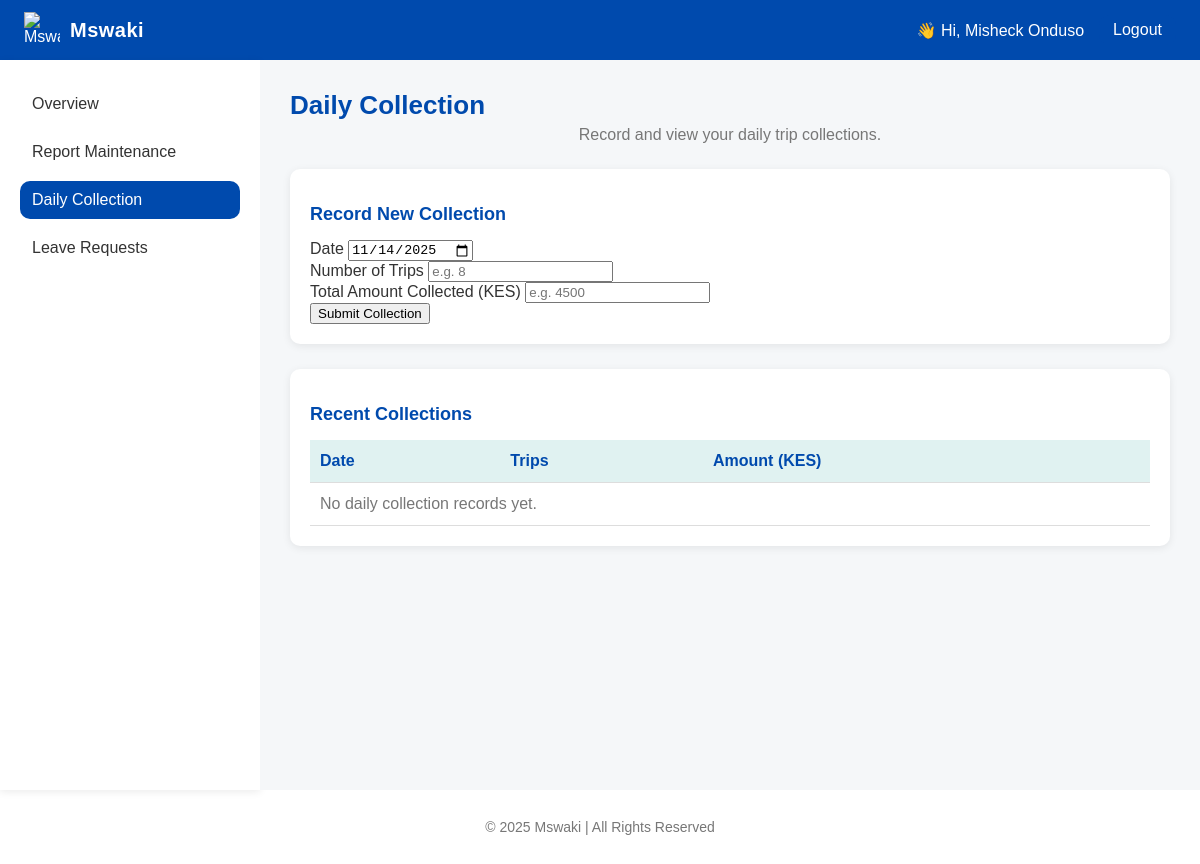
Page /driver/daily_collection (signed in) on the earlier database version.
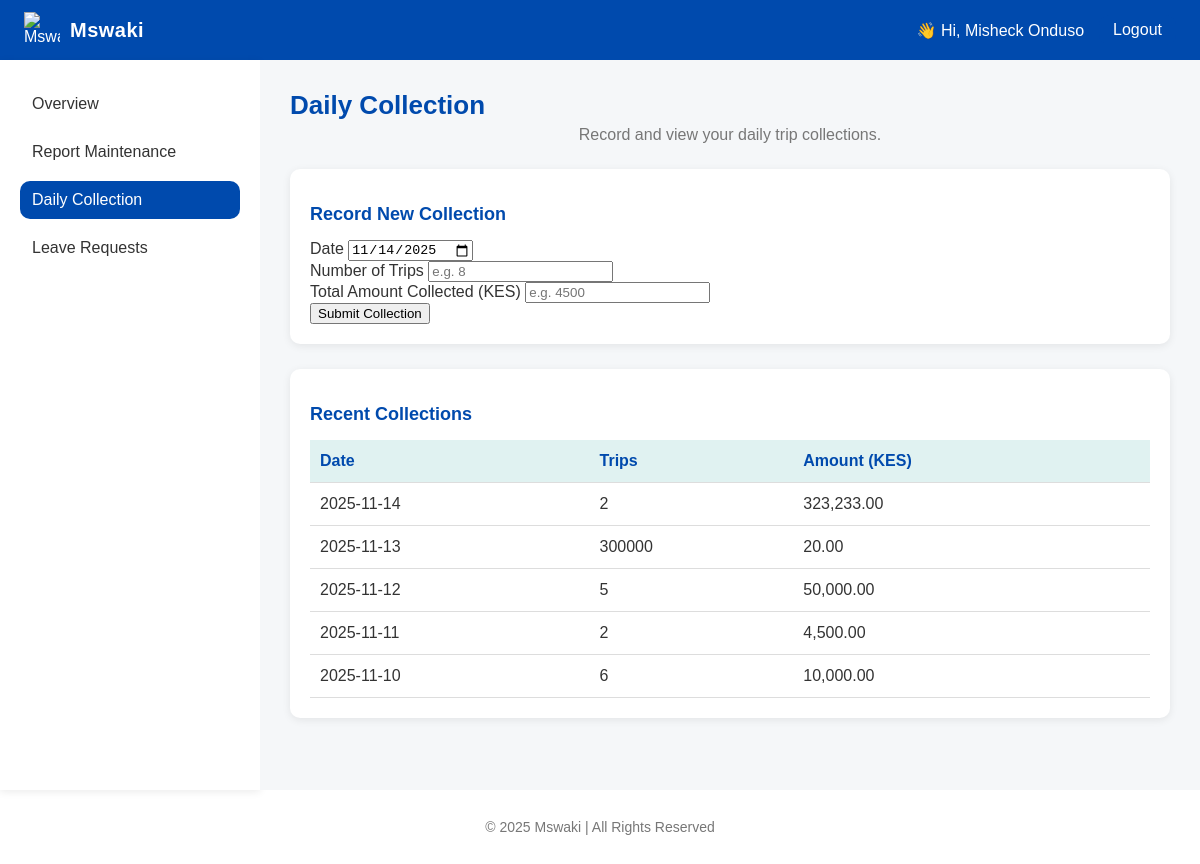
Same page on the later database version.
### mswaki/models.py (models this page shows, shortened)
class User(db.Model, UserMixin):
    id = db.Column(db.Integer, primary_key=True)
    name = db.Column(db.String(100), nullable=False)
    email = db.Column(db.String(120), unique=True, nullable=False)
    password = db.Column(db.String(200), nullable=False)
    role = db.Column(db.String(20), nullable=False)
    rating = db.Column(db.Float, default=0.0)

class DailyCollection(db.Model):
    __tablename__ = "daily_collection"
    id = db.Column(db.Integer, primary_key=True)
    driver_id = db.Column(db.Integer, db.ForeignKey("user.id"), nullable=False)
    trips = db.Column(db.Integer, nullable=False)
    amount = db.Column(db.Float, nullable=False)
    date = db.Column(db.Date, nullable=False, default=date.today)
    driver = db.relationship("User", backref="daily_collections")

### mswaki/routes.py (the view, shortened to what this page needs)
@routes.route("/driver/daily_collection", methods=["GET", "POST"])
@login_required(role="driver")
def driver_daily_collection():
    driver_id = session.get("user_id")
    from mswaki.models import DailyCollection
    collections = DailyCollection.query.filter_by(driver_id=driver_id)\
        .order_by(DailyCollection.date.desc()).limit(10).all()
    return render_template(
        "driver_daily_collection.html",
        collections=collections,
        today=date.today().isoformat()
    )

### mswaki/__init__.py (called while the page is built)
def create_app():
    app = Flask(__name__)
    app.config['SECRET_KEY'] = 'your-secret-key'  # Change this to an environment variable in production
    base_dir = os.path.abspath(os.path.dirname(__file__))
    db_path = os.path.join(base_dir, '..', 'instance', 'mswaki.db')
    app.config["SQLALCHEMY_DATABASE_URI"] = f"sqlite:///{db_path}"
    app.config["SQLALCHEMY_TRACK_MODIFICATIONS"] = False
    db.init_app(app)
    login_manager.init_app(app)
    login_manager.login_view = 'routes.login'  # Redirect here if user not logged in
    from mswaki.models import User  # Import here to avoid circular import
    @login_manager.user_loader
    def load_user(user_id):
        return User.query.get(int(user_id))
    from mswaki.routes import routes
    app.register_blueprint(routes)
    with app.app_context():
        db.create_all()
    return app

### mswaki/routes.py (called while the page is built, shortened)
def login_required(role=None):
    def decorator(f):
        @wraps(f)  # 🧠 preserves original function metadata (critical)
        def decorated_function(*args, **kwargs):
            if "user_id" not in session:
                flash("Please log in first.", "warning")
                return redirect(url_for("routes.login"))
            user_role = session.get("role")
            return f(*args, **kwargs)
        return decorated_function
    return decorator

### mswaki/templates/driver_daily_collection.html (shortened to what this page needs)
{% extends "base.html" %}
{% block body_role %}driver{% endblock %}
{% block sidebar %}
<nav class="side-nav">
  <a href="{{ url_for('routes.driver_dashboard') }}" class="side-link">Overview</a>
  <a href="{{ url_for('routes.report_maintenance') }}" class="side-link">Report Maintenance</a>
  <a href="{{ url_for('routes.driver_daily_collection') }}" class="side-link active">Daily Collection</a>
  <a href="#" class="side-link">Leave Requests</a>
</nav>
{% endblock %}
{% block content %}
<header class="dashboard-header">
  <h1>Daily Collection</h1>
  <p class="muted">Record and view your daily trip collections.</p>
</header>
<section class="card">
  <h2>Record New Collection</h2>
  <form method="POST" class="form-grid">
    <div class="form-group">
      <label for="date">Date</label>
      <input type="date" id="date" name="date" value="{{ today }}" required>
    </div>
    <div class="form-group">
      <label for="trips">Number of Trips</label>
      <input type="number" id="trips" name="trips" min="1" required placeholder="e.g. 8">
    </div>
    <div class="form-group">
      <label for="amount">Total Amount Collected (KES)</label>
      <input type="number" id="amount" name="amount" min="0" step="0.01" required placeholder="e.g. 4500">
    </div>
    <button type="submit" class="btn primary mt-3">Submit Collection</button>
  </form>
</section>
<section class="card mt-6">
  <h2>Recent Collections</h2>
  <table class="table">
    <thead>
      <tr>
        <th>Date</th>
        <th>Trips</th>
        <th>Amount (KES)</th>
      </tr>
    </thead>
    <tbody>
      {% for c in collections %}
      <tr>
        <td>{{ c.date.strftime('%Y-%m-%d') }}</td>
        <td>{{ c.trips }}</td>
        <td>{{ "{:,.2f}".format(c.amount) }}</td>
      </tr>
      {% else %}
      <tr><td colspan="3" class="muted">No daily collection records yet.</td></tr>
      {% endfor %}
    </tbody>
  </table>
</section>
{% endblock %}

### mswaki/templates/base.html (shortened to what this page needs)
<!DOCTYPE html>
<html lang="en">
<head>
  <link rel="stylesheet" href="{{ url_for('static', filename='css/style.css') }}">
</head>
<body class="dashboard-body" data-role="{% block body_role %}default{% endblock %}">
  <header class="topbar">
    <div class="brand">
      <img src="{{ url_for('static', filename='images/logo.png') }}" alt="Mswaki" class="brand-logo">
      <span class="brand-text">Mswaki</span>
    </div>
    <div class="user-info">
      {% if current_user %}
        <span class="username">👋 Hi, {{ current_user.name }}</span>
        <a href="{{ url_for('routes.logout') }}" class="logout-btn">Logout</a>
      {% else %}
        <a href="{{ url_for('routes.login') }}" class="login-btn">Login</a>
      {% endif %}
    </div>
  </header>
  <div class="layout">
    <aside class="sidebar">
      {% block sidebar %}{% endblock %}
    </aside>
    <main class="main-content">
      {% block content %}
      {% endblock %}
    </main>
  </div>
  <footer class="footer">
    <p>&copy; {{ current_year or 2025 }} Mswaki | All Rights Reserved</p>
  </footer>
</body>
</html>

### mswaki/static/css/style.css (style rules this page uses)
:root { --primary: #004aad; --primary-light: #004aad; --accent: #004aad; --bg: #f5f7f9; --white: #fff; --text: #333; --muted: #777; --radius: 10px; --shadow: 0 2px 8px rgba(0,0,0,0.08); --transition: 0.3s ease; }
body.dashboard-body { margin: 0; font-family: "Poppins", sans-serif; background: var(--bg); color: var(--text); }
.topbar { background: var(--primary); color: var(--white); display: flex; justify-content: space-between; align-items: center; padding: 12px 24px; box-shadow: var(--shadow); }
.brand { display: flex; align-items: center; gap: 10px; }
.brand-logo { width: 36px; height: 36px; }
.brand-text { font-weight: 600; font-size: 20px; letter-spacing: 0.5px; }
.user-info { display: flex; align-items: center; gap: 15px; }
.username { font-weight: 500; }
.logout-btn, .login-btn { background: var(--accent); color: var(--white); padding: 6px 14px; border-radius: var(--radius); text-decoration: none; font-weight: 500; transition: var(--transition); }
.layout { display: flex; min-height: calc(100vh - 70px); }
.sidebar { width: 220px; background: var(--white); padding: 25px 20px; box-shadow: var(--shadow); }
.side-nav { display: flex; flex-direction: column; gap: 10px; }
.side-link { color: var(--text); text-decoration: none; padding: 10px 12px; border-radius: var(--radius); font-weight: 500; transition: var(--transition); }
.side-link:hover, .side-link.active { background: var(--primary); color: var(--white); }
.main-content { flex: 1; padding: 30px; background: var(--bg); }
.dashboard-header { margin-bottom: 25px; }
.dashboard-header h1 { margin: 0; font-size: 26px; color: var(--primary); }
.dashboard-header .muted { color: var(--muted); margin-top: 5px; }
.card { background: var(--white); border-radius: var(--radius); box-shadow: var(--shadow); padding: 20px; margin-bottom: 25px; }
.card h2 { color: var(--primary); font-size: 18px; margin-bottom: 15px; }
.table { width: 100%; border-collapse: collapse; }
.table th, .table td { padding: 12px 10px; border-bottom: 1px solid #ddd; text-align: left; }
.table th { background: #e0f2f1; color: var(--primary); }
.muted { color: var(--muted); text-align: center; }
.footer { text-align: center; padding: 15px; font-size: 14px; color: var(--muted); background: var(--white); box-shadow: var(--shadow); }

Differences in the rows shown:
added DailyCollection: date "2025-11-14", trips "2", amount "323,233.00"
added DailyCollection: date "2025-11-13", trips "300000", amount "20.00"
added DailyCollection: date "2025-11-12", trips "5", amount "50,000.00"
added DailyCollection: date "2025-11-11", trips "2", amount "4,500.00"
added DailyCollection: date "2025-11-10", trips "6", amount "10,000.00"
Other differences:
text no longer shown: "No daily collection records yet."
